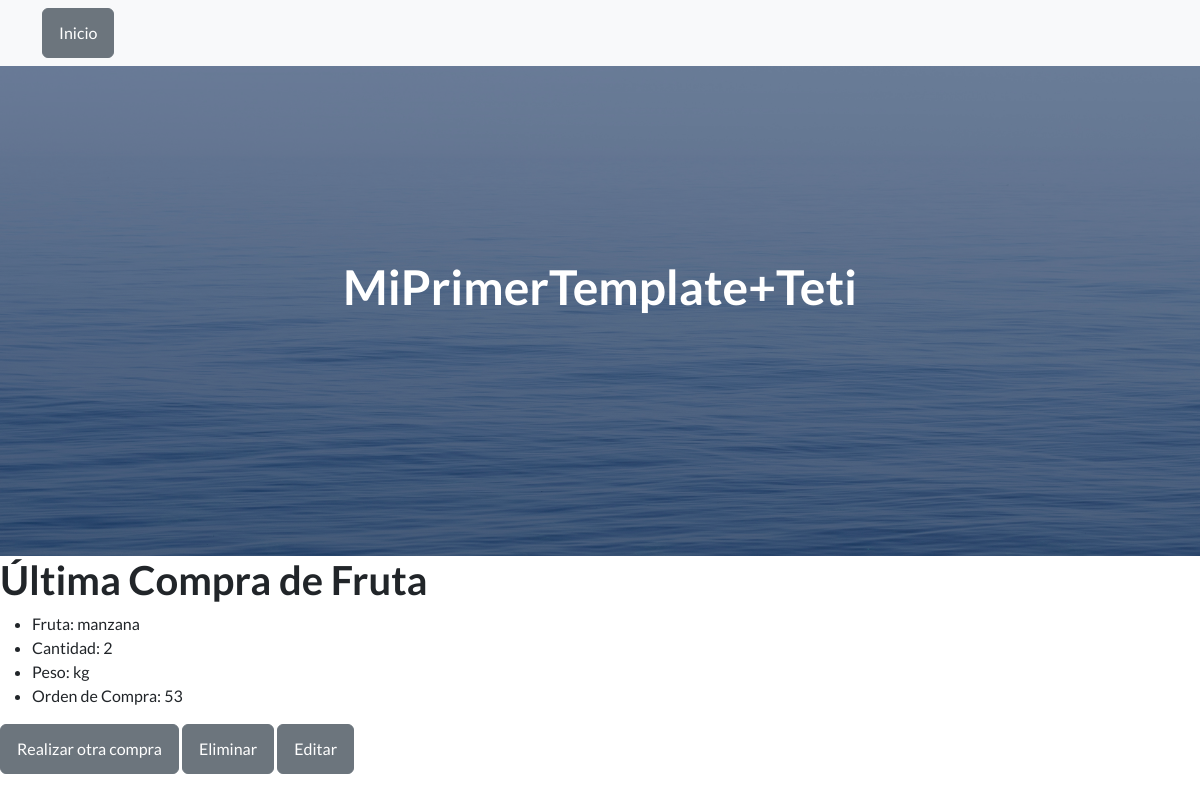
/app1/leer_fruta/, run on the app's committed database.
### app1/models.py (models this page shows, shortened)
class Fruta(models.Model):
    id = models.AutoField(primary_key=True)
    fruta = models.CharField(max_length=100)
    cantidad = models.IntegerField()
    peso = models.CharField(max_length=100, default="0.0")

### app1/views.py (the view)
# urls.py: path('leer_fruta/', views.leer_fruta, name='leer_fruta'),
def leer_fruta(request):
    compra_fruta = Fruta.objects.last()  # Obtiene el último registro
    return render(request, 'leer_fruta.html', {'compra_fruta': compra_fruta})

### Template/leer_fruta.html (shortened to what this page needs)
{% extends 'index.html' %}
{% block content %}
<!DOCTYPE html>
<html>
<head>
</head>
<body>
    <h1>Última Compra de Fruta</h1>
    <ul>
        <li>Fruta: {{ compra_fruta.fruta }}</li>
        <li>Cantidad: {{ compra_fruta.cantidad }}</li>
        <li>Peso: {{ compra_fruta.peso }}</li>
        <li>Orden de Compra: {{ compra_fruta.id }}</li>
    </ul>
    <a href="{% url 'app1:fruta' %}" class="btn btn-secondary">Realizar otra compra</a>
    <a href="{% url 'app1:eliminar_fruta' compra_fruta.id %}" class="btn btn-secondary">Eliminar</a>
    <a href="{% url 'app1:editar_fruta' compra_fruta.id %}" class="btn btn-secondary">Editar</a>
</body>
</html>
{% endblock %}

### data on the page
Fruta: fruta "manzana", cantidad "2", peso "kg", id "53"
